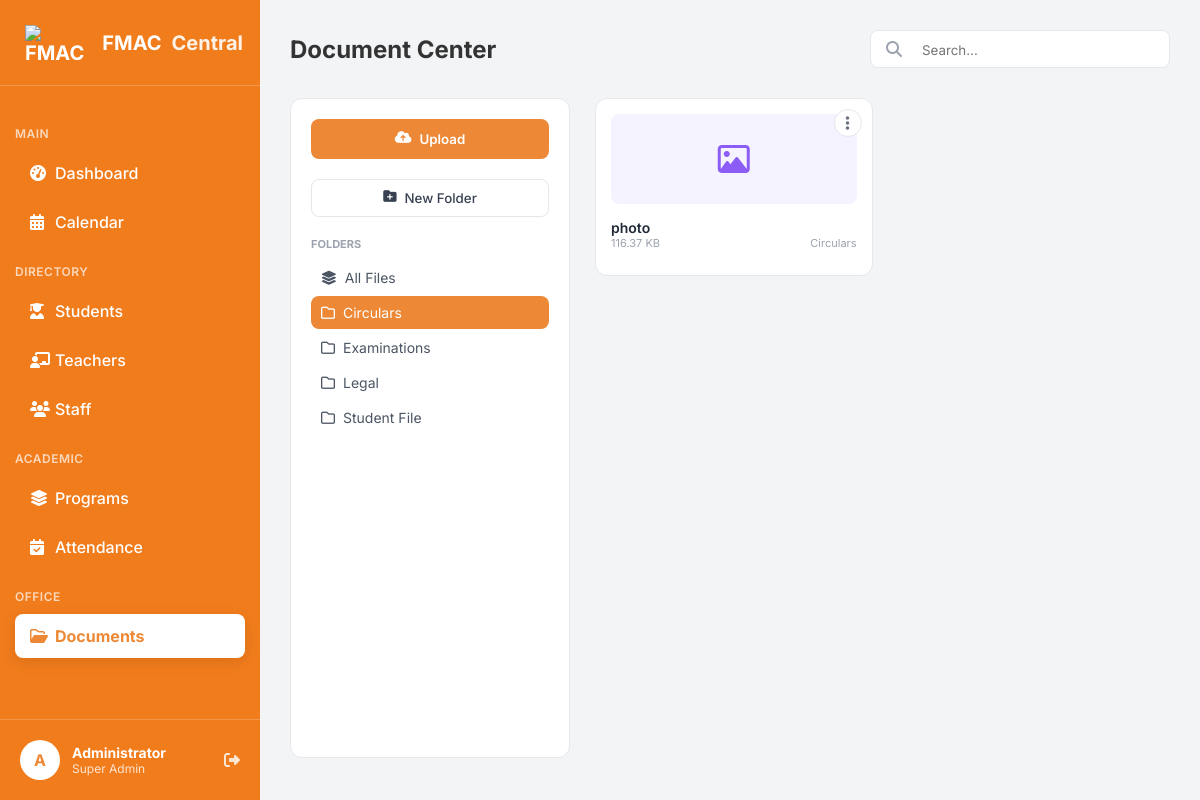
Before: /documents.php?folder=Circulars (signed in) with the older database file.
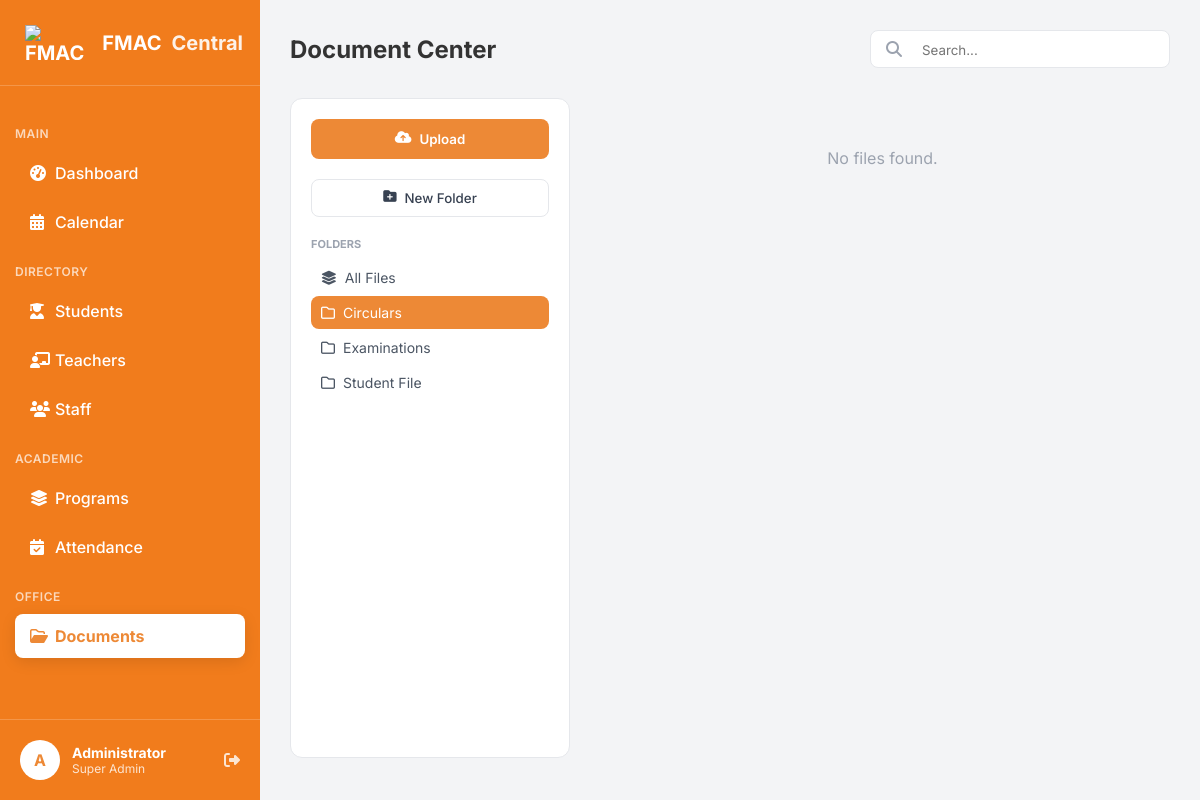
After: the same page with the newer database file.
### tables this page shows
CREATE TABLE `categories` (
  `id` int(11) NOT NULL,
  `name` varchar(100) NOT NULL,
  `is_private` tinyint(4) DEFAULT 0
);

CREATE TABLE `documents` (
  `doc_id` int(11) NOT NULL,
  `title` varchar(100) NOT NULL,
  `file_path` text DEFAULT NULL,
  `uploaded_by` int(11) DEFAULT NULL,
  `uploaded_at` timestamp NOT NULL DEFAULT current_timestamp(),
  `category` varchar(50) DEFAULT 'General',
  `file_type` varchar(10) DEFAULT NULL,
  `file_size` varchar(20) DEFAULT NULL,
  `is_starred` tinyint(1) DEFAULT 0,
  `student_id` int(11) DEFAULT NULL
);

### documents.php (the view, shortened to what the changed rows need)
<?php
include 'db_conn.php';
$current_folder = isset($_GET['folder']) ? $_GET['folder'] : 'All';
$folder_sql = "SELECT * FROM categories";
$folder_sql .= " ORDER BY name ASC";
$result_folders = mysqli_query($conn, $folder_sql);
$sql_docs = "SELECT * FROM documents WHERE 1=1";
if ($current_folder != 'All') {
    $safe_folder = mysqli_real_escape_string($conn, $current_folder);
    $sql_docs .= " AND category = '$safe_folder'";
}
$sql_docs .= " ORDER BY is_starred DESC, doc_id DESC";
$result_docs = mysqli_query($conn, $sql_docs);
?>
<!DOCTYPE html>
<html lang="en">
<head>
    <link rel="stylesheet" href="https://cdnjs.cloudflare.com/ajax/libs/font-awesome/6.4.0/css/all.min.css">
    <link rel="stylesheet" href="dashboard.css">
</head>
<body>
    <div class="dashboard-container">
        <main class="main-content">
            <header class="top-header">
                <h2>Document Center</h2>
            </header>
            <div class="doc-layout">
                <aside class="doc-sidebar">
                    <div>
                        <ul class="folder-list">
                            <?php
                            if (mysqli_num_rows($result_folders) > 0) {
                                mysqli_data_seek($result_folders, 0);
                                while ($cat = mysqli_fetch_assoc($result_folders)) {
                                    $cName = $cat['name'];
                                    $isPriv = $cat['is_private'];
                                    $isActive = ($current_folder == $cName) ? 'active-item' : '';
                                    $lock = ($isPriv == 1) ? '<i class="fa-solid fa-lock" style="font-size:10px; opacity:0.5;"></i>' : '';
                                    echo "<li class='folder-item $isActive'>
                                            <a href='documents.php?folder=$cName' class='folder-link'>
                                                <i class='fa-regular fa-folder'></i> $cName $lock
                                            </a>";
                                    echo "</li>";
                                }
                            }
                            ?>
                        </ul>
                    </div>
                </aside>
                <div class="doc-grid">
                    <?php if (mysqli_num_rows($result_docs) > 0): ?>
                        <?php while ($doc = mysqli_fetch_assoc($result_docs)):
                            $ext = strtolower($doc['file_type']);
                            $bg = "type-doc";
                            $icon = "fa-file";
                            $isFileOnDrive = (strpos($doc['file_path'], 'http') === 0);
                            $downloadLink = $isFileOnDrive ? $doc['file_path'] : "uploads/" . $doc['file_path'];
                            $target = $isFileOnDrive ? "_blank" : "_self";
                            if ($ext == 'pdf') {
                                $bg = "type-pdf";
                                $icon = "fa-file-pdf";
                            } elseif (in_array($ext, ['jpg', 'jpeg', 'png', 'gif'])) {
                                $bg = "type-img";
                                $icon = "fa-image";
                            } elseif (in_array($ext, ['mp4', 'webm', 'ogg'])) {
                                $bg = "type-pdf";
                                $icon = "fa-file-video";
                            } elseif (in_array($ext, ['mp3', 'wav'])) {
                                $bg = "type-img";
                                $icon = "fa-file-audio";
                            } elseif ($ext == 'txt') {
                                $bg = "type-doc";
                                $icon = "fa-file-lines";
                            }
                        ?>
                            <div class="file-card">
                                <div class="menu-container">
                                    <div class="menu-btn" onclick="toggleMenu('menu-<?php echo $doc['doc_id']; ?>', event)">
                                        <i class="fa-solid fa-ellipsis-vertical"></i>
                                    </div>
                                </div>
                                <a href="<?php echo $downloadLink; ?>" target="<?php echo $target; ?>" style="text-decoration:none;">
                                    <div class="file-icon-box <?php echo $bg; ?>">
                                        <i class="fa-regular <?php echo $icon; ?>"></i>
                                    </div>
                                </a>
                                <div class="file-name" title="<?php echo $doc['title']; ?>"><?php echo $doc['title']; ?></div>
                                <div class="file-meta"><span><?php echo $doc['file_size']; ?></span><span><?php echo $doc['category']; ?></span></div>
                            </div>
                        <?php endwhile; ?>
                    <?php else: ?>
                        <div style="grid-column:1/-1; text-align:center; padding:50px; color:#9CA3AF;">No files found.</div>
                    <?php endif; ?>
                </div>
            </div>
        </main>
    </div>
</body>
</html>

Changed rows visible on the page:
removed categories: name "Legal"
removed documents: title "photo", file_size "116.37 KB", category "Circulars"
Other visible differences:
text now shown: "No files found."
